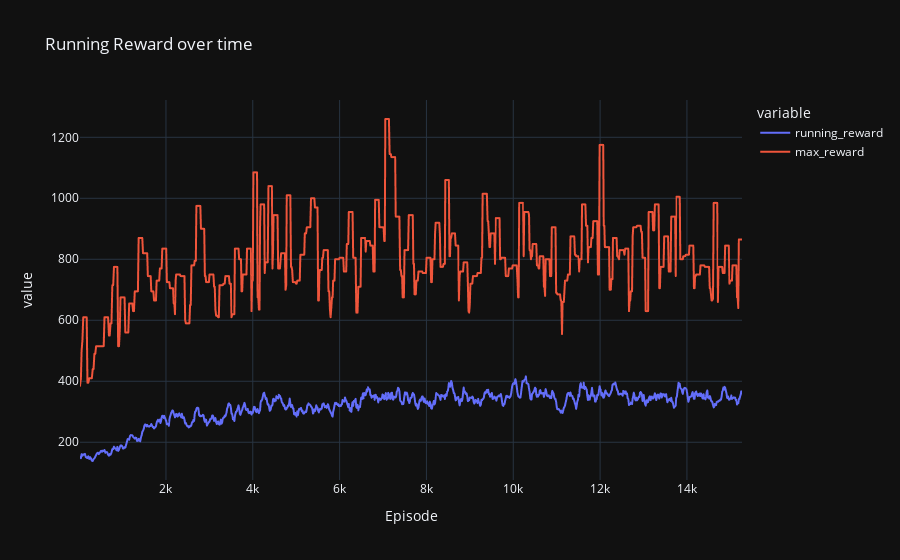

The notebook cell saved with this chart:
### Markdown cell above
Behåll denna (gör till LaTex):
- Output size=((Input size−Kernel size+2×Padding)/Stride)+1
- Den beskriver output size av conv layer. Hittade i översättningen till torch (dense == linear)

### Code cell
plot_model_stats([
    "./logs/keras/modelstats_08-12.csv",
    "./logs/keras/modelstats_09-12.csv",
    "./logs/keras/modelstats_10-12.csv",
    "./logs/keras/modelstats_11-12.csv",
    "./logs/keras/modelstats_12-12.csv"
    ])

### Figure 1 — Plotly figure (JSON) as saved in the notebook; plotly's stock layout.template omitted (floating-point values rounded to 4 significant figures; data arrays with more than 128 entries replaced by an {"elided": "..."} marker saying what was removed)
{"data": [{"hovertemplate": "<b>%{hovertext}</b><br><br>variable=running_reward<br>Episode=%{x}<br>value=%{y}<extra></extra>", "hovertext": {"elided": "1048 int values"}, "legendgroup": "running_reward", "line": {"color": "#636efa", "dash": "solid"}, "marker": {"symbol": "circle"}, "mode": "lines", "name": "running_reward", "showlegend": true, "type": "scattergl", "x": {"elided": "1048 int values"}, "xaxis": "x", "y": {"elided": "1048 float values"}, "yaxis": "y"}, {"hovertemplate": "<b>%{hovertext}</b><br><br>variable=max_reward<br>Episode=%{x}<br>value=%{y}<extra></extra>", "hovertext": {"elided": "1048 int values"}, "legendgroup": "max_reward", "line": {"color": "#EF553B", "dash": "solid"}, "marker": {"symbol": "circle"}, "mode": "lines", "name": "max_reward", "showlegend": true, "type": "scattergl", "x": {"elided": "1048 int values"}, "xaxis": "x", "y": {"elided": "1048 int values"}, "yaxis": "y"}], "layout": {"legend": {"title": {"text": "variable"}, "tracegroupgap": 0}, "title": {"text": "Running Reward over time"}, "xaxis": {"anchor": "y", "domain": [0, 1], "title": {"text": "Episode"}}, "yaxis": {"anchor": "x", "domain": [0, 1], "title": {"text": "value"}}}}
